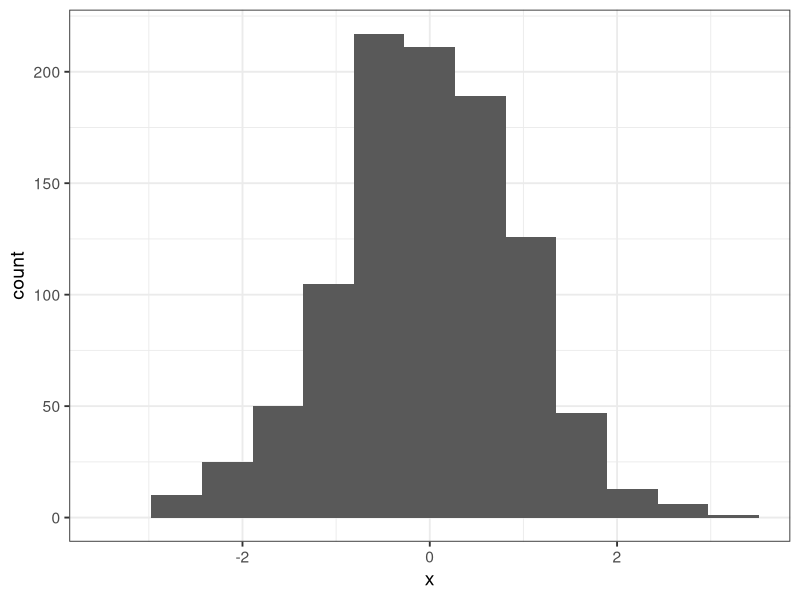
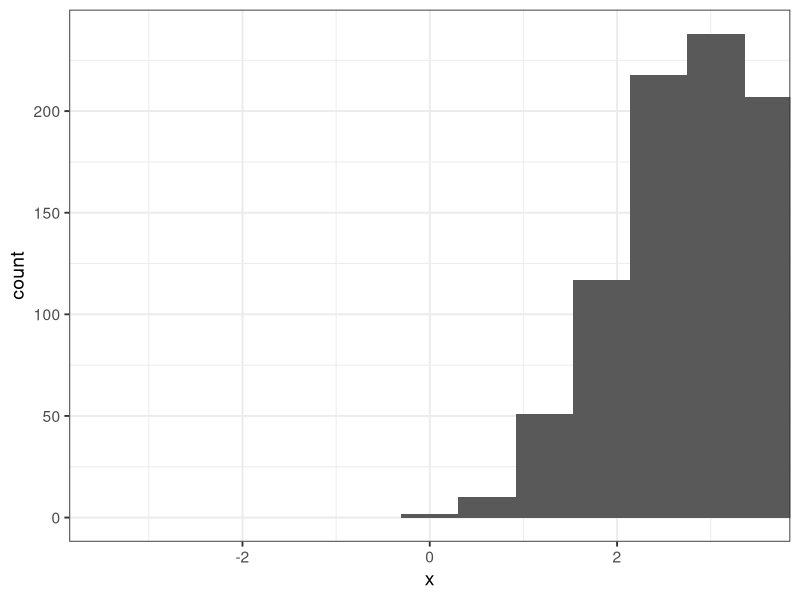
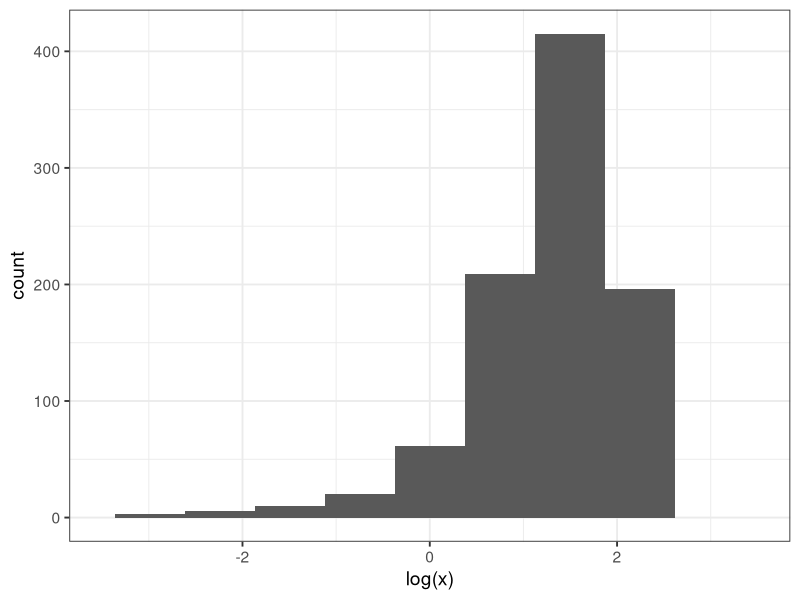
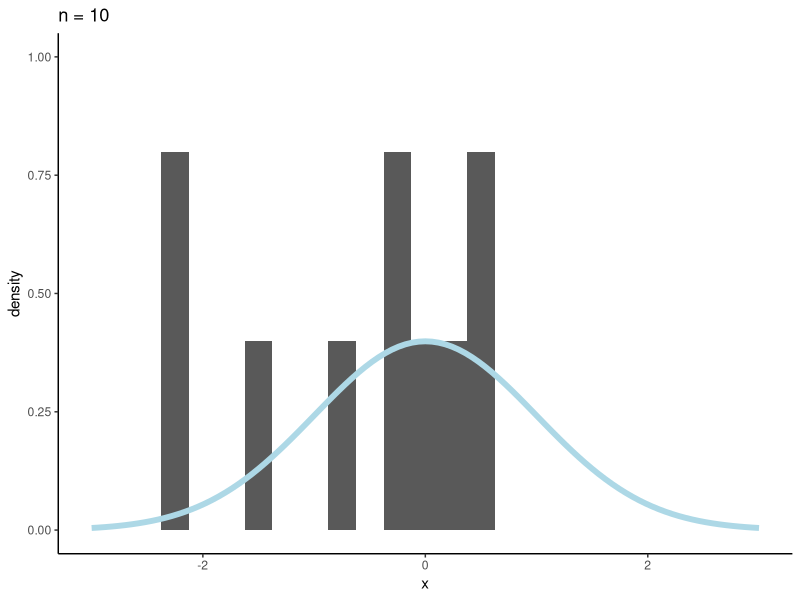
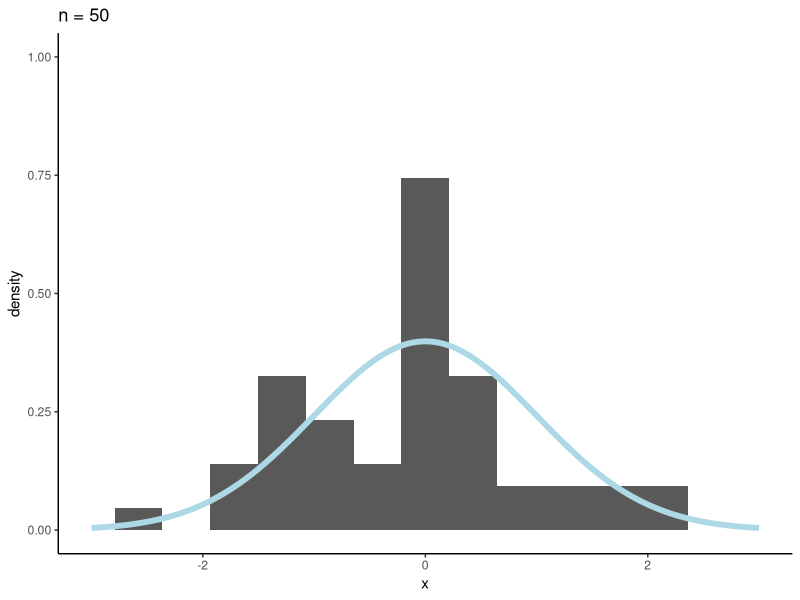
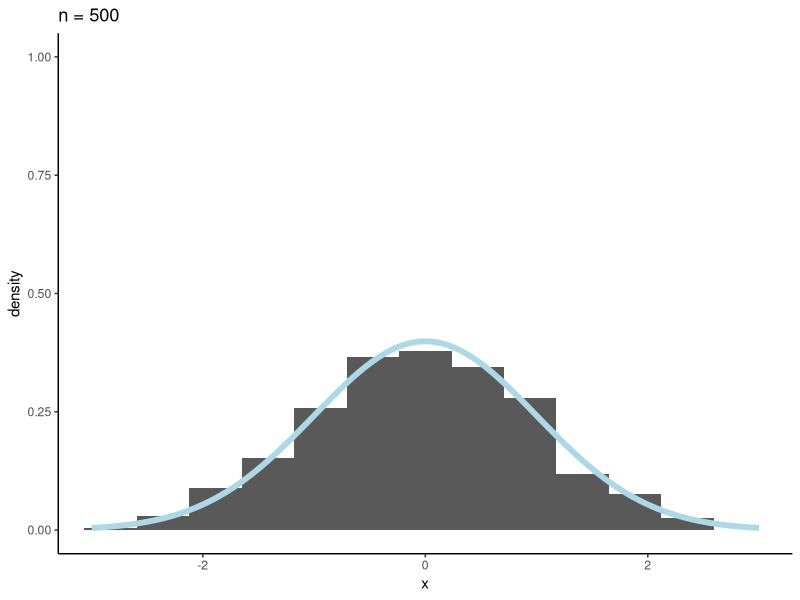

Recreate these plots in R, in order. (Note: this script raises an error after producing the figures.)
## ---- chunk 1
#| layout-ncol: 3
#| fig-width: 3
#| fig-height: 3
ggplot2::ggplot(data.frame(x = rnorm(1000)),
                ggplot2::aes(x = x)) +
  ggplot2::geom_histogram(bins = 12) +
  ggplot2::coord_cartesian(xlim = c(-3.5, 3.5)) +
  ggplot2::theme_bw(base_size = 14)

ggplot2::ggplot(data.frame(x = rnorm(1000, mean = 3)),
                ggplot2::aes(x = x)) +
  ggplot2::geom_histogram(bins = 12) +
  ggplot2::coord_cartesian(xlim = c(-3.5, 3.5)) +
  ggplot2::theme_bw(base_size = 14)

ggplot2::ggplot(data.frame(x = rnorm(1000, 4, 3)),
                ggplot2::aes(x = log(x))) +
  ggplot2::geom_histogram(bins = 12) +
  ggplot2::coord_cartesian(xlim = c(-3.5, 3.5)) +
  ggplot2::theme_bw(base_size = 14)
## ---- chunk 2
#| fig-width: 3
#| fig-height: 3
#| layout-ncol: 3

ggplot2::ggplot(data = data.frame(x = rnorm(10, 0, 1)), ggplot2::aes(x = x)) +
  ggplot2::geom_histogram(ggplot2::aes(y = ggplot2::after_stat(density)),
                 bins = 12) +
  ggplot2::stat_function(inherit.aes = FALSE, fun = dnorm,
                n = 101, args = list(mean = 0, sd = 1),
                color = "lightblue", linewidth = 2,
                xlim = c(-3, 3)) +
  ggplot2::coord_cartesian(xlim = c(-3, 3), ylim = c(0, 1)) +
  ggplot2::labs(title = "n = 10") +
  ggplot2::theme_classic()

ggplot2::ggplot(data = data.frame(x = rnorm(50, 0, 1)), ggplot2::aes(x = x)) +
  ggplot2::geom_histogram(ggplot2::aes(y = ggplot2::after_stat(density)),
                 bins = 12) +
  ggplot2::stat_function(inherit.aes = FALSE, fun = dnorm,
                n = 101, args = list(mean = 0, sd = 1),
                color = "lightblue", linewidth = 2,
                xlim = c(-3, 3)) +
  ggplot2::coord_cartesian(xlim = c(-3, 3), ylim = c(0, 1)) +
  ggplot2::labs(title = "n = 50") +
  ggplot2::theme_classic()

ggplot2::ggplot(data = data.frame(x = rnorm(500, 0, 1)), ggplot2::aes(x = x)) +
  ggplot2::geom_histogram(ggplot2::aes(y = ggplot2::after_stat(density)),
                 bins = 12) +
  ggplot2::stat_function(inherit.aes = FALSE, fun = dnorm,
                n = 101, args = list(mean = 0, sd = 1),
                color = "lightblue", linewidth = 2,
                xlim = c(-3, 3)) +
  ggplot2::coord_cartesian(xlim = c(-3, 3), ylim = c(0, 1)) +
  ggplot2::labs(title = "n = 500") +
  ggplot2::theme_classic()

## ---- chunk 3
pulse_data <- rio::import(here::here("labs", "Lab 5 - Intermediate R", "pulserates.rds"))
## ---- chunk 4
summary(pulse_data)
str(pulse_data)
head(pulse_data)
## ---- chunk 5
pulse_data |>
  dplyr::mutate(PersonId = dplyr::row_number()) |>
  dplyr::select(PersonId, Height, Weight, Year) |>
  head()
## ---- chunk 6
pulse_data |>
  dplyr::mutate(PersonId = dplyr::row_number()) |>
  dplyr::select(PersonId, Height, Weight, Year) |>
  tidyr::pivot_longer(c("Height", "Weight"),
               names_to = "Variable", values_to = "Value") |>
  as.data.frame() |>
  head()
## ---- chunk 7
pulse_data |>
  dplyr::mutate(PersonId = dplyr::row_number(),
         HeightToWeight = paste0(Height, "/", Weight)) |>
  dplyr::select(PersonId, HeightToWeight, Year) |>
  head()
## ---- chunk 8
head(pulse_data, n = 10)
## ---- chunk 9
library(tidyverse)
## ---- chunk 10
days <- c("Tues", "Wed", "Thurs")
## ---- chunk 11
moredays <- c("Teus", "Wed", "Thrus")
sort(days)
## ---- chunk 12
#| code-line-numbers: false
weekday_levels <- c("Mon", "Tues", "Wed", "Thurs", "Fri")
## ---- chunk 13
#| code-line-numbers: false
days_fct <- factor(days, levels = weekday_levels)
## ---- chunk 14
factor(moredays, levels = weekday_levels)
## ---- chunk 15
sort(days_fct)
## ---- chunk 16
pulse_subset <- pulse_data |>
  mutate(PulseDiff = Pulse2 - Pulse1,
         Smokes = factor(Smokes, levels = c(1, 2), labels = c("Yes", "No")),
         Ran = factor(Ran, levels = c(1, 2), labels = c("Ran", "Sat"))) |>
  select(Smokes, Ran, Pulse1, Pulse2, PulseDiff)
## ---- chunk 17
pulse_subset |>
  summarize(.by = Ran,
            PulseDiffMean = mean(PulseDiff, na.rm=T))

pulse_subset |>
  summarize(.by = c(Ran, Smokes),
            PulseDiffMean = mean(PulseDiff, na.rm=T))
## ---- chunk 18
pulse_subset |>
  ggplot(aes(x = Pulse1, y = Pulse2, color = Ran, fill = Ran)) +
  geom_point(size = 2.4) +
  geom_smooth(method="lm") +
  coord_cartesian(xlim = c(40, 180), ylim = c(40, 180)) +
  labs(x = "First Pulse", y = "Second Pulse") +
  facet_wrap(~ Smokes, labeller = "label_both") +
  theme_classic(base_size = 16) +
  theme(legend.position = "bottom",
        aspect.ratio = 1)
## ---- chunk 19
ggplot(data = pulse_subset)
## ---- chunk 20
ggplot(data = pulse_subset,
       mapping = aes(x = Pulse1, y = Pulse2))
## ---- chunk 21
ggplot(data = pulse_subset,
       mapping = aes(x = Pulse1, y = Pulse2)) +
  geom_point()
## ---- chunk 22
ggplot(data = pulse_subset,
       mapping = aes(x = Pulse1, y = Pulse2)) +
  geom_point() +
  coord_cartesian(xlim = c(40, 180), ylim = c(40, 180))
## ---- chunk 23
ggplot(data = pulse_subset,
       mapping = aes(x = Pulse1, y = Pulse2, color = Ran)) +
  geom_point() +
  coord_cartesian(xlim = c(40, 180), ylim = c(40, 180))
## ---- chunk 24
ggplot(data = pulse_subset,
       mapping = aes(x = Pulse1, y = Pulse2, color = Ran)) +
  geom_point() +
  geom_smooth(method="lm") +
  coord_cartesian(xlim = c(40, 180), ylim = c(40, 180))
## ---- chunk 25
ggplot(data = pulse_subset,
       mapping = aes(x = Pulse1, y = Pulse2, color = Ran)) +
  geom_point() +
  geom_smooth(method="lm") +
  coord_cartesian(xlim = c(40, 180), ylim = c(40, 180)) +
  facet_wrap(~ Smokes)
## ---- chunk 26
ggplot(data = pulse_subset,
       mapping = aes(x = Pulse1, y = Pulse2, color = Ran)) +
  geom_point() +
  geom_smooth(method="lm") +
  coord_cartesian(xlim = c(40, 180), ylim = c(40, 180)) +
  facet_wrap(~ Smokes) +
  theme_classic()
## ---- chunk 27
pulse_subset |>
  ggplot(aes(x = Pulse1, y = Pulse2, color = Ran, fill = Ran)) +
  geom_point(size = 2.4) +
  geom_smooth(method="lm") +
  coord_cartesian(xlim = c(40, 180), ylim = c(40, 180)) +
  labs(x = "First Pulse", y = "Second Pulse") +
  facet_wrap(~ Smokes, labeller = "label_both") +
  theme_classic(base_size = 16) +
  theme(legend.position = "bottom",
        aspect.ratio = 1)
## ---- chunk 28
pulse_subset |>
  ggplot(aes(x = Pulse1, y = Pulse2, color = Ran, fill = Ran)) +
  geom_point(size = 2.4) +
  geom_smooth(method="lm") +
  coord_cartesian(xlim = c(40, 180), ylim = c(40, 180)) +
  labs(x = "First Pulse", y = "Second Pulse") +
  facet_wrap(~ Smokes, labeller = "label_both") +
  theme_classic(base_size = 16) +
  theme(legend.position = "bottom",
        aspect.ratio = 1)
